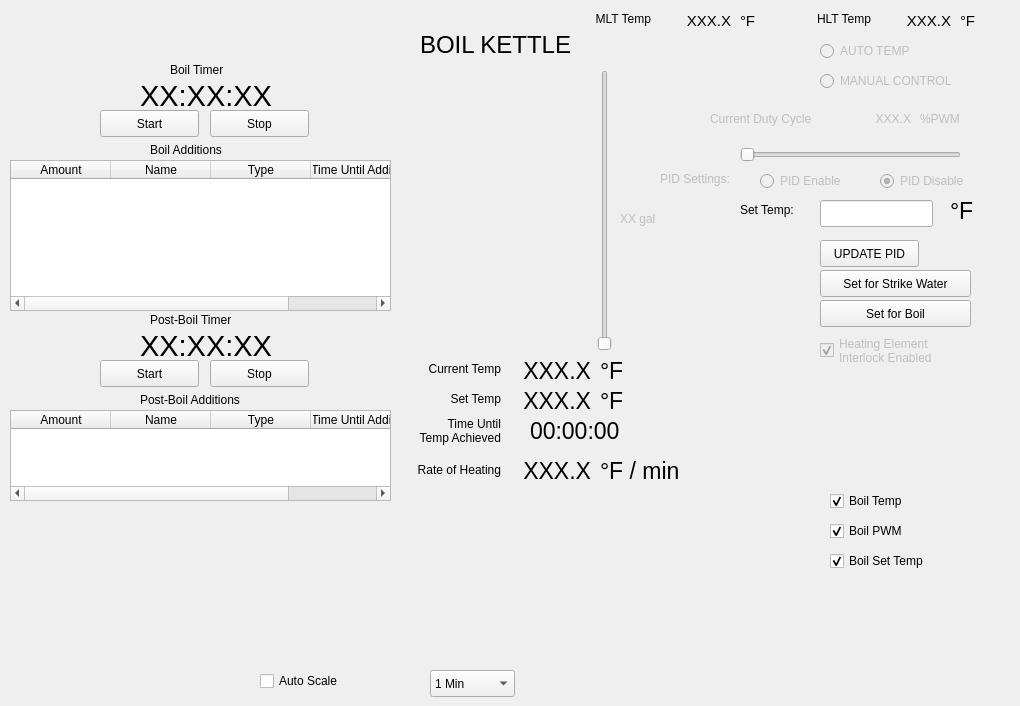
    <widget class="QWidget" name="tab_5">
     <attribute name="title">
      <string>BOIL</string>
     </attribute>
     <widget class="QLabel" name="label_20">
      <property name="geometry">
       <rect>
        <x>400</x>
        <y>70</y>
        <width>171</width>
        <height>281</height>
       </rect>
      </property>
      <property name="text">
       <string/>
      </property>
      <property name="pixmap">
       <pixmap>keggle.jpeg</pixmap>
      </property>
     </widget>
     <widget class="QCheckBox" name="Boil_PWM_Enable_ChkBox">
      <property name="geometry">
       <rect>
        <x>830</x>
        <y>520</y>
        <width>121</width>
        <height>22</height>
       </rect>
      </property>
      <property name="text">
       <string>Boil PWM</string>
      </property>
      <property name="icon">
       <iconset>
        <normaloff>blue.png</normaloff>blue.png</iconset>
      </property>
      <property name="checked">
       <bool>true</bool>
      </property>
     </widget>
     <widget class="QCheckBox" name="Boil_Temp_Enable_ChkBox_Boil">
      <property name="geometry">
       <rect>
        <x>830</x>
        <y>490</y>
        <width>121</width>
        <height>22</height>
       </rect>
      </property>
      <property name="styleSheet">
       <string notr="true"/>
      </property>
      <property name="text">
       <string>Boil Temp</string>
      </property>
      <property name="icon">
       <iconset>
        <normaloff>red.png</normaloff>red.png</iconset>
      </property>
      <property name="checked">
       <bool>true</bool>
      </property>
     </widget>
     <widget class="QLabel" name="label_85">
      <property name="enabled">
       <bool>true</bool>
      </property>
      <property name="geometry">
       <rect>
        <x>400</x>
        <y>390</y>
        <width>101</width>
        <height>17</height>
       </rect>
      </property>
      <property name="text">
       <string>Set Temp</string>
      </property>
      <property name="alignment">
       <set>Qt::AlignRight|Qt::AlignTrailing|Qt::AlignVCenter</set>
      </property>
     </widget>
     <widget class="QLabel" name="L_BK_SetTemp">
      <property name="enabled">
       <bool>true</bool>
      </property>
      <property name="geometry">
       <rect>
        <x>500</x>
        <y>380</y>
        <width>91</width>
        <height>41</height>
       </rect>
      </property>
      <property name="font">
       <font>
        <pointsize>17</pointsize>
       </font>
      </property>
      <property name="text">
       <string>XXX.X</string>
      </property>
      <property name="textFormat">
       <enum>Qt::AutoText</enum>
      </property>
      <property name="alignment">
       <set>Qt::AlignRight|Qt::AlignTrailing|Qt::AlignVCenter</set>
      </property>
     </widget>
     <widget class="QLabel" name="L_BK_CurrentTemp">
      <property name="geometry">
       <rect>
        <x>500</x>
        <y>350</y>
        <width>91</width>
        <height>41</height>
       </rect>
      </property>
      <property name="font">
       <font>
        <pointsize>17</pointsize>
       </font>
      </property>
      <property name="text">
       <string>XXX.X</string>
      </property>
      <property name="textFormat">
       <enum>Qt::AutoText</enum>
      </property>
      <property name="alignment">
       <set>Qt::AlignRight|Qt::AlignTrailing|Qt::AlignVCenter</set>
      </property>
     </widget>
     <widget class="QLabel" name="label_88">
      <property name="geometry">
       <rect>
        <x>400</x>
        <y>360</y>
        <width>101</width>
        <height>17</height>
       </rect>
      </property>
      <property name="text">
       <string>Current Temp</string>
      </property>
      <property name="alignment">
       <set>Qt::AlignRight|Qt::AlignTrailing|Qt::AlignVCenter</set>
      </property>
     </widget>
     <widget class="QLabel" name="L_BK_Volume">
      <property name="enabled">
       <bool>false</bool>
      </property>
      <property name="geometry">
       <rect>
        <x>620</x>
        <y>210</y>
        <width>61</width>
        <height>17</height>
       </rect>
      </property>
      <property name="text">
       <string>XX gal</string>
      </property>
     </widget>
     <widget class="QSlider" name="VS_BK_Volume">
      <property name="enabled">
       <bool>false</bool>
      </property>
      <property name="geometry">
       <rect>
        <x>590</x>
        <y>70</y>
        <width>29</width>
        <height>281</height>
       </rect>
      </property>
      <property name="maximum">
       <number>14</number>
      </property>
      <property name="orientation">
       <enum>Qt::Vertical</enum>
      </property>
     </widget>
     <widget class="QLabel" name="label_91">
      <property name="enabled">
       <bool>false</bool>
      </property>
      <property name="geometry">
       <rect>
        <x>860</x>
        <y>110</y>
        <width>51</width>
        <height>17</height>
       </rect>
      </property>
      <property name="text">
       <string>XXX.X</string>
      </property>
      <property name="alignment">
       <set>Qt::AlignRight|Qt::AlignTrailing|Qt::AlignVCenter</set>
      </property>
     </widget>
     <widget class="QLabel" name="label_92">
      <property name="enabled">
       <bool>false</bool>
      </property>
      <property name="geometry">
       <rect>
        <x>710</x>
        <y>110</y>
        <width>151</width>
        <height>17</height>
       </rect>
      </property>
      <property name="text">
       <string>Current Duty Cycle</string>
      </property>
     </widget>
     <widget class="QLabel" name="label_93">
      <property name="enabled">
       <bool>false</bool>
      </property>
      <property name="geometry">
       <rect>
        <x>920</x>
        <y>110</y>
        <width>67</width>
        <height>17</height>
       </rect>
      </property>
      <property name="text">
       <string>%PWM</string>
      </property>
     </widget>
     <widget class="QLabel" name="label_94">
      <property name="enabled">
       <bool>true</bool>
      </property>
      <property name="geometry">
       <rect>
        <x>740</x>
        <y>200</y>
        <width>71</width>
        <height>20</height>
       </rect>
      </property>
      <property name="text">
       <string>Set Temp:</string>
      </property>
     </widget>
     <widget class="QPushButton" name="PB_BK_UpdatePID">
      <property name="enabled">
       <bool>true</bool>
      </property>
      <property name="geometry">
       <rect>
        <x>820</x>
        <y>240</y>
        <width>99</width>
        <height>27</height>
       </rect>
      </property>
      <property name="text">
       <string>UPDATE PID</string>
      </property>
     </widget>
     <widget class="QLineEdit" name="LE_BK_SetTemp">
      <property name="enabled">
       <bool>true</bool>
      </property>
      <property name="geometry">
       <rect>
        <x>820</x>
        <y>200</y>
        <width>113</width>
        <height>27</height>
       </rect>
      </property>
     </widget>
     <widget class="QLabel" name="label_95">
      <property name="enabled">
       <bool>true</bool>
      </property>
      <property name="geometry">
       <rect>
        <x>950</x>
        <y>190</y>
        <width>31</width>
        <height>41</height>
       </rect>
      </property>
      <property name="font">
       <font>
        <pointsize>17</pointsize>
       </font>
      </property>
      <property name="text">
       <string>°F</string>
      </property>
      <property name="textFormat">
       <enum>Qt::AutoText</enum>
      </property>
     </widget>
     <widget class="QRadioButton" name="r_BK_AutoTemp">
      <property name="enabled">
       <bool>false</bool>
      </property>
      <property name="geometry">
       <rect>
        <x>820</x>
        <y>40</y>
        <width>117</width>
        <height>22</height>
       </rect>
      </property>
      <property name="text">
       <string>AUTO TEMP</string>
      </property>
     </widget>
     <widget class="QRadioButton" name="r_BK_ManualTemp">
      <property name="enabled">
       <bool>false</bool>
      </property>
      <property name="geometry">
       <rect>
        <x>820</x>
        <y>70</y>
        <width>161</width>
        <height>22</height>
       </rect>
      </property>
      <property name="text">
       <string>MANUAL CONTROL</string>
      </property>
     </widget>
     <widget class="QLabel" name="label_96">
      <property name="geometry">
       <rect>
        <x>420</x>
        <y>30</y>
        <width>151</width>
        <height>31</height>
       </rect>
      </property>
      <property name="text">
       <string>&lt;html&gt;&lt;head/&gt;&lt;body&gt;&lt;p&gt;&lt;span style=&quot; font-size:18pt;&quot;&gt;BOIL KETTLE&lt;/span&gt;&lt;/p&gt;&lt;/body&gt;&lt;/html&gt;</string>
      </property>
     </widget>
     <widget class="QSlider" name="HS_BK_ManualTemp">
      <property name="enabled">
       <bool>false</bool>
      </property>
      <property name="geometry">
       <rect>
        <x>740</x>
        <y>140</y>
        <width>221</width>
        <height>29</height>
       </rect>
      </property>
      <property name="orientation">
       <enum>Qt::Horizontal</enum>
      </property>
     </widget>
     <widget class="QLabel" name="L_Boil_BoilTimer">
      <property name="geometry">
       <rect>
        <x>140</x>
        <y>80</y>
        <width>141</width>
        <height>31</height>
       </rect>
      </property>
      <property name="font">
       <font>
        <pointsize>22</pointsize>
       </font>
      </property>
      <property name="text">
       <string>XX:XX:XX</string>
      </property>
     </widget>
     <widget class="QLabel" name="label_235">
      <property name="geometry">
       <rect>
        <x>170</x>
        <y>60</y>
        <width>71</width>
        <height>20</height>
       </rect>
      </property>
      <property name="text">
       <string>Boil Timer</string>
      </property>
     </widget>
     <widget class="QPushButton" name="PB_Boil_BoilTimer_Start">
      <property name="geometry">
       <rect>
        <x>100</x>
        <y>110</y>
        <width>99</width>
        <height>27</height>
       </rect>
      </property>
      <property name="text">
       <string>Start</string>
      </property>
     </widget>
     <widget class="QPushButton" name="PB_Boil_BoilTimer_Stop">
      <property name="geometry">
       <rect>
        <x>210</x>
        <y>110</y>
        <width>99</width>
        <height>27</height>
       </rect>
      </property>
      <property name="text">
       <string>Stop</string>
      </property>
     </widget>
     <widget class="QTableWidget" name="Table_Boil_HopTimer">
      <property name="geometry">
       <rect>
        <x>10</x>
        <y>160</y>
        <width>381</width>
        <height>151</height>
       </rect>
      </property>
      <property name="sizePolicy">
       <sizepolicy hsizetype="Fixed" vsizetype="Expanding">
        <horstretch>0</horstretch>
        <verstretch>0</verstretch>
       </sizepolicy>
      </property>
      <attribute name="horizontalHeaderStretchLastSection">
       <bool>true</bool>
      </attribute>
      <column>
       <property name="text">
        <string>Amount</string>
       </property>
      </column>
      <column>
       <property name="text">
        <string>Name</string>
       </property>
      </column>
      <column>
       <property name="text">
        <string>Type</string>
       </property>
      </column>
      <column>
       <property name="text">
        <string>Time Until Addition</string>
       </property>
      </column>
     </widget>
     <widget class="QCustomPlot" name="customPlot_BK" native="true">
      <property name="geometry">
       <rect>
        <x>0</x>
        <y>510</y>
        <width>821</width>
        <height>161</height>
       </rect>
      </property>
     </widget>
     <widget class="QComboBox" name="CB_BK_TimeRangeScale">
      <property name="geometry">
       <rect>
        <x>430</x>
        <y>670</y>
        <width>85</width>
        <height>27</height>
       </rect>
      </property>
      <item>
       <property name="text">
        <string>1 Min</string>
       </property>
      </item>
      <item>
       <property name="text">
        <string>5 Min</string>
       </property>
      </item>
      <item>
       <property name="text">
        <string>15 Min</string>
       </property>
      </item>
      <item>
       <property name="text">
        <string>30 Min</string>
       </property>
      </item>
      <item>
       <property name="text">
        <string>1 Hour</string>
       </property>
      </item>
      <item>
       <property name="text">
        <string>2 Hours</string>
       </property>
      </item>
     </widget>
     <widget class="QCheckBox" name="Boil_Auto_Scale_Enable_ChkBox">
      <property name="geometry">
       <rect>
        <x>260</x>
        <y>670</y>
        <width>98</width>
        <height>22</height>
       </rect>
      </property>
      <property name="text">
       <string>Auto Scale</string>
      </property>
     </widget>
     <widget class="QLabel" name="L_BK_2">
      <property name="geometry">
       <rect>
        <x>600</x>
        <y>350</y>
        <width>31</width>
        <height>41</height>
       </rect>
      </property>
      <property name="font">
       <font>
        <pointsize>17</pointsize>
       </font>
      </property>
      <property name="text">
       <string>°F</string>
      </property>
      <property name="textFormat">
       <enum>Qt::AutoText</enum>
      </property>
     </widget>
     <widget class="QLabel" name="L_BK_3">
      <property name="enabled">
       <bool>true</bool>
      </property>
      <property name="geometry">
       <rect>
        <x>600</x>
        <y>380</y>
        <width>31</width>
        <height>41</height>
       </rect>
      </property>
      <property name="font">
       <font>
        <pointsize>17</pointsize>
       </font>
      </property>
      <property name="text">
       <string>°F</string>
      </property>
      <property name="textFormat">
       <enum>Qt::AutoText</enum>
      </property>
     </widget>
     <widget class="QPushButton" name="PB_BK_SetForMashIn">
      <property name="enabled">
       <bool>true</bool>
      </property>
      <property name="geometry">
       <rect>
        <x>820</x>
        <y>270</y>
        <width>151</width>
        <height>27</height>
       </rect>
      </property>
      <property name="text">
       <string>Set for Strike Water</string>
      </property>
     </widget>
     <widget class="QLabel" name="L_BK_TimeUntilTempAchieved">
      <property name="geometry">
       <rect>
        <x>530</x>
        <y>410</y>
        <width>121</width>
        <height>41</height>
       </rect>
      </property>
      <property name="font">
       <font>
        <pointsize>17</pointsize>
       </font>
      </property>
      <property name="text">
       <string>00:00:00</string>
      </property>
      <property name="textFormat">
       <enum>Qt::AutoText</enum>
      </property>
      <property name="alignment">
       <set>Qt::AlignLeading|Qt::AlignLeft|Qt::AlignVCenter</set>
      </property>
     </widget>
     <widget class="QLabel" name="label_46">
      <property name="geometry">
       <rect>
        <x>390</x>
        <y>410</y>
        <width>111</width>
        <height>41</height>
       </rect>
      </property>
      <property name="text">
       <string>Time Until
Temp Achieved</string>
      </property>
      <property name="alignment">
       <set>Qt::AlignRight|Qt::AlignTrailing|Qt::AlignVCenter</set>
      </property>
     </widget>
     <widget class="QPushButton" name="PB_BK_SetForMashIn_2">
      <property name="enabled">
       <bool>true</bool>
      </property>
      <property name="geometry">
       <rect>
        <x>820</x>
        <y>300</y>
        <width>151</width>
        <height>27</height>
       </rect>
      </property>
      <property name="text">
       <string>Set for Boil</string>
      </property>
     </widget>
     <widget class="QCheckBox" name="Boil_SetTemp_Enable_ChkBox">
      <property name="geometry">
       <rect>
        <x>830</x>
        <y>550</y>
        <width>151</width>
        <height>22</height>
       </rect>
      </property>
      <property name="text">
       <string>Boil Set Temp</string>
      </property>
      <property name="icon">
       <iconset>
        <normaloff>green.png</normaloff>green.png</iconset>
      </property>
      <property name="checked">
       <bool>true</bool>
      </property>
     </widget>
     <widget class="QLabel" name="L_BK_RateOfHeat">
      <property name="enabled">
       <bool>true</bool>
      </property>
      <property name="geometry">
       <rect>
        <x>520</x>
        <y>450</y>
        <width>71</width>
        <height>41</height>
       </rect>
      </property>
      <property name="font">
       <font>
        <pointsize>17</pointsize>
       </font>
      </property>
      <property name="text">
       <string>XXX.X</string>
      </property>
      <property name="textFormat">
       <enum>Qt::AutoText</enum>
      </property>
      <property name="alignment">
       <set>Qt::AlignRight|Qt::AlignTrailing|Qt::AlignVCenter</set>
      </property>
     </widget>
     <widget class="QLabel" name="L_Main_12">
      <property name="enabled">
       <bool>true</bool>
      </property>
      <property name="geometry">
       <rect>
        <x>600</x>
        <y>450</y>
        <width>101</width>
        <height>41</height>
       </rect>
      </property>
      <property name="font">
       <font>
        <pointsize>17</pointsize>
       </font>
      </property>
      <property name="text">
       <string>°F / min</string>
      </property>
      <property name="textFormat">
       <enum>Qt::AutoText</enum>
      </property>
     </widget>
     <widget class="QLabel" name="label_48">
      <property name="enabled">
       <bool>true</bool>
      </property>
      <property name="geometry">
       <rect>
        <x>390</x>
        <y>460</y>
        <width>111</width>
        <height>20</height>
       </rect>
      </property>
      <property name="text">
       <string>Rate of Heating</string>
      </property>
      <property name="alignment">
       <set>Qt::AlignRight|Qt::AlignTrailing|Qt::AlignVCenter</set>
      </property>
     </widget>
     <widget class="QLabel" name="label_141">
      <property name="geometry">
       <rect>
        <x>550</x>
        <y>10</y>
        <width>101</width>
        <height>17</height>
       </rect>
      </property>
      <property name="text">
       <string>MLT Temp</string>
      </property>
      <property name="alignment">
       <set>Qt::AlignRight|Qt::AlignTrailing|Qt::AlignVCenter</set>
      </property>
     </widget>
     <widget class="QLabel" name="label_142">
      <property name="geometry">
       <rect>
        <x>770</x>
        <y>10</y>
        <width>101</width>
        <height>17</height>
       </rect>
      </property>
      <property name="text">
       <string>HLT Temp</string>
      </property>
      <property name="alignment">
       <set>Qt::AlignRight|Qt::AlignTrailing|Qt::AlignVCenter</set>
      </property>
     </widget>
     <widget class="QLabel" name="L_Main_17">
      <property name="geometry">
       <rect>
        <x>960</x>
        <y>0</y>
        <width>31</width>
        <height>41</height>
       </rect>
      </property>
      <property name="font">
       <font>
        <pointsize>11</pointsize>
       </font>
      </property>
      <property name="text">
       <string>°F</string>
      </property>
      <property name="textFormat">
       <enum>Qt::AutoText</enum>
      </property>
     </widget>
     <widget class="QLabel" name="L_Main_18">
      <property name="geometry">
       <rect>
        <x>740</x>
        <y>0</y>
        <width>31</width>
        <height>41</height>
       </rect>
      </property>
      <property name="font">
       <font>
        <pointsize>11</pointsize>
       </font>
      </property>
      <property name="text">
       <string>°F</string>
      </property>
      <property name="textFormat">
       <enum>Qt::AutoText</enum>
      </property>
     </widget>
     <widget class="QLabel" name="L_MLT_CurrentTemp_BKPage">
      <property name="geometry">
       <rect>
        <x>650</x>
        <y>0</y>
        <width>81</width>
        <height>41</height>
       </rect>
      </property>
      <property name="font">
       <font>
        <pointsize>11</pointsize>
       </font>
      </property>
      <property name="text">
       <string>XXX.X</string>
      </property>
      <property name="textFormat">
       <enum>Qt::AutoText</enum>
      </property>
      <property name="alignment">
       <set>Qt::AlignRight|Qt::AlignTrailing|Qt::AlignVCenter</set>
      </property>
     </widget>
     <widget class="QLabel" name="L_HLT_CurrentTemp_BKPage">
      <property name="geometry">
       <rect>
        <x>870</x>
        <y>0</y>
        <width>81</width>
        <height>41</height>
       </rect>
      </property>
      <property name="font">
       <font>
        <pointsize>11</pointsize>
       </font>
      </property>
      <property name="text">
       <string>XXX.X</string>
      </property>
      <property name="textFormat">
       <enum>Qt::AutoText</enum>
      </property>
      <property name="alignment">
       <set>Qt::AlignRight|Qt::AlignTrailing|Qt::AlignVCenter</set>
      </property>
     </widget>
     <widget class="QCheckBox" name="CB_BK_InterlockEnabled">
      <property name="enabled">
       <bool>false</bool>
      </property>
      <property name="geometry">
       <rect>
        <x>820</x>
        <y>330</y>
        <width>191</width>
        <height>41</height>
       </rect>
      </property>
      <property name="text">
       <string>Heating Element
Interlock Enabled</string>
      </property>
      <property name="checked">
       <bool>true</bool>
      </property>
     </widget>
     <widget class="QLabel" name="label_90">
      <property name="enabled">
       <bool>false</bool>
      </property>
      <property name="geometry">
       <rect>
        <x>660</x>
        <y>170</y>
        <width>151</width>
        <height>17</height>
       </rect>
      </property>
      <property name="text">
       <string>PID Settings:</string>
      </property>
     </widget>
     <widget class="QRadioButton" name="rb_BK_PID_Enable">
      <property name="enabled">
       <bool>false</bool>
      </property>
      <property name="geometry">
       <rect>
        <x>760</x>
        <y>170</y>
        <width>131</width>
        <height>22</height>
       </rect>
      </property>
      <property name="text">
       <string>PID Enable</string>
      </property>
      <property name="checked">
       <bool>false</bool>
      </property>
     </widget>
     <widget class="QRadioButton" name="rb_BK_PID_Disable">
      <property name="enabled">
       <bool>false</bool>
      </property>
      <property name="geometry">
       <rect>
        <x>880</x>
        <y>170</y>
        <width>131</width>
        <height>22</height>
       </rect>
      </property>
      <property name="text">
       <string>PID Disable</string>
      </property>
      <property name="checked">
       <bool>true</bool>
      </property>
     </widget>
     <widget class="QLabel" name="label_239">
      <property name="geometry">
       <rect>
        <x>150</x>
        <y>140</y>
        <width>101</width>
        <height>20</height>
       </rect>
      </property>
      <property name="text">
       <string>Boil Additions</string>
      </property>
     </widget>
     <widget class="QLabel" name="L_Boil_PostBoilTimer">
      <property name="geometry">
       <rect>
        <x>140</x>
        <y>330</y>
        <width>141</width>
        <height>31</height>
       </rect>
      </property>
      <property name="font">
       <font>
        <pointsize>22</pointsize>
       </font>
      </property>
      <property name="text">
       <string>XX:XX:XX</string>
      </property>
     </widget>
     <widget class="QLabel" name="L_Boil_PostBoilAdditions">
      <property name="geometry">
       <rect>
        <x>140</x>
        <y>390</y>
        <width>141</width>
        <height>20</height>
       </rect>
      </property>
      <property name="text">
       <string>Post-Boil Additions</string>
      </property>
     </widget>
     <widget class="QPushButton" name="PB_Boil_PostBoilTimer_Start">
      <property name="geometry">
       <rect>
        <x>100</x>
        <y>360</y>
        <width>99</width>
        <height>27</height>
       </rect>
      </property>
      <property name="text">
       <string>Start</string>
      </property>
     </widget>
     <widget class="QTableWidget" name="Table_PostBoil_HopTimer">
      <property name="geometry">
       <rect>
        <x>10</x>
        <y>410</y>
        <width>381</width>
        <height>91</height>
       </rect>
      </property>
      <property name="sizePolicy">
       <sizepolicy hsizetype="Fixed" vsizetype="Expanding">
        <horstretch>0</horstretch>
        <verstretch>0</verstretch>
       </sizepolicy>
      </property>
      <attribute name="horizontalHeaderStretchLastSection">
       <bool>true</bool>
      </attribute>
      <column>
       <property name="text">
        <string>Amount</string>
       </property>
      </column>
      <column>
       <property name="text">
        <string>Name</string>
       </property>
      </column>
      <column>
       <property name="text">
        <string>Type</string>
       </property>
      </column>
      <column>
       <property name="text">
        <string>Time Until Addition</string>
       </property>
      </column>
     </widget>
     <widget class="QLabel" name="L_Boil_PostBoilTimer_2">
      <property name="geometry">
       <rect>
        <x>150</x>
        <y>310</y>
        <width>111</width>
        <height>20</height>
       </rect>
      </property>
      <property name="text">
       <string>Post-Boil Timer</string>
      </property>
     </widget>
     <widget class="QPushButton" name="PB_Boil_PostBoilTimer_Stop">
      <property name="geometry">
       <rect>
        <x>210</x>
        <y>360</y>
        <width>99</width>
        <height>27</height>
       </rect>
      </property>
      <property name="text">
       <string>Stop</string>
      </property>
     </widget>
    </widget>
